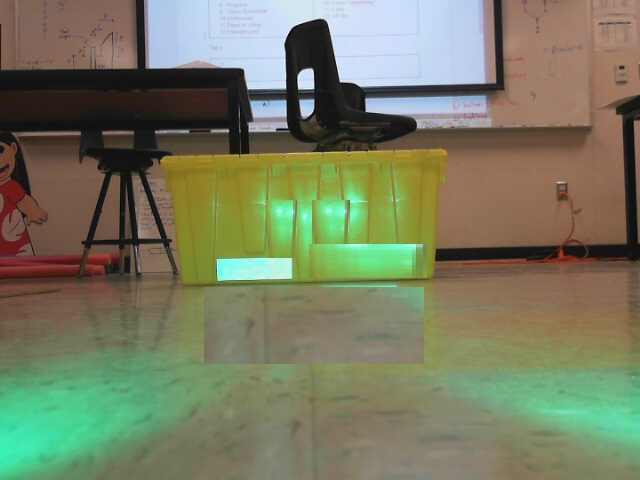
#> input picture 17-18/hw/week6hw/rectangle-five-feet.jpg, 640 x 480 px
$ python main.py   (older library calls are emulated)
#> lines starting #> are read from the running program, lines starting #| are printed output that depends on the picture; after the words box and inside, x2 and y2 are one past the last pixel; in counts of white or black regions, pixels touching at a corner belong together
#Written by Steven Chen
#October 20, 2017

import cv2
import numpy as np
import math

fileName = "rectangle-five-feet.jpg"
orig_img = cv2.imread(fileName)
#> orig_img is the input picture: shape (480, 640, 3); mean B, G, R 96.9, 123.4, 119.5
temp_img = cv2.imread(fileName)

cv2.imshow("orig", orig_img)
cv2.waitKey(0)

hsv_img = cv2.cvtColor(orig_img, cv2.COLOR_BGR2HSV)
#> hsv_img: shape (480, 640, 3); mean H, S, V 41.3, 87.1, 137.1

THRESHOLD_MIN = np.array([150,240,95], np.uint8)
THRESHOLD_MAX = np.array([250,255,220], np.uint8)

threshed_img = cv2.inRange(orig_img, THRESHOLD_MIN, THRESHOLD_MAX)
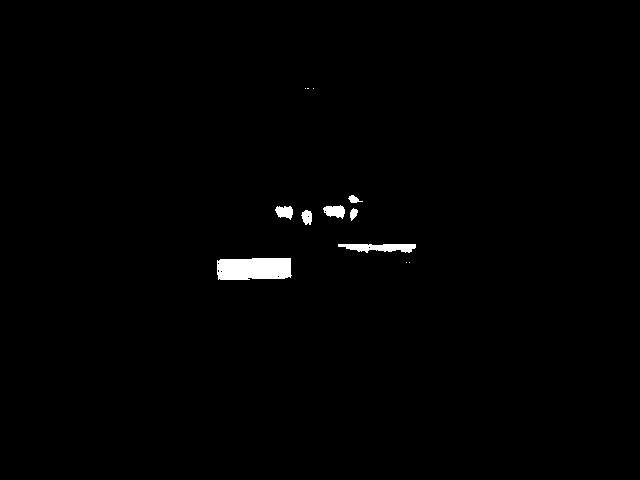
#> threshed_img: shape (480, 640); 0.87% white; 12 white regions (5 under 20 px)

cv2.imshow("THRESHED IMAGE", threshed_img)
cv2.waitKey(0)

(_,contours,_) = cv2.findContours(threshed_img, cv2.RETR_EXTERNAL, cv2.CHAIN_APPROX_SIMPLE)
#> contours = 12 contours, 5 with area under 20; largest, box (x1, y1, x2, y2) and area: (217, 258, 292, 280) 1436, (338, 244, 416, 253) 410, (323, 205, 345, 219) 183, (275, 206, 293, 220) 152, (301, 210, 312, 225) 102, (350, 208, 358, 221) 52, (348, 195, 363, 203) 48

#go through all the contours
count = -1
maxX = 0
maxY = 0
minX = 1000000000
minY = 1000000000
focalLength = 480
width = 0.1

for cont in contours:
	count = count +1
	approx = cv2.approxPolyDP(cont, 0.01*cv2.arcLength(cont,True),True)
	area = cv2.contourArea(approx)
	if (len(approx) == 4 and area > 300):
		for i in approx:
			if i[0][0] > maxX:
				maxX = i[0][0]

			if i[0][0] < minX:
				minX = i[0][0]

			if i[0][1] > maxY:
				maxY = i[0][1]

			if i[0][1] < minY:
				minY = i[0][1]

		imageWidth = maxX -  minX
		imageheight = maxY - minY

		distance  = (width/imageWidth)*focalLength
		print ('distance' + str(distance))

		imageCenter = (maxX + minX)/2
		wholeCenter = np.size(orig_img,0)/2

		offset = abs(imageCenter - wholeCenter)
		azimuth = np.arctan(offset/focalLength)*180/math.pi
		print ('azimuth' + str(azimuth))

		cv2.drawContours(orig_img, [cont], 1, (255,255,255), 5)
#> this loop made 12 passes
#> area on passes 3 to 9: 1412.5, 437, 102.5, 52, 155, 185, 48.5
#> after the loop, count = 11; maxX = 0; maxY = 0; minX = 1000000000; minY = 1000000000

cv2.imshow("contours",orig_img)
cv2.waitKey(0)
